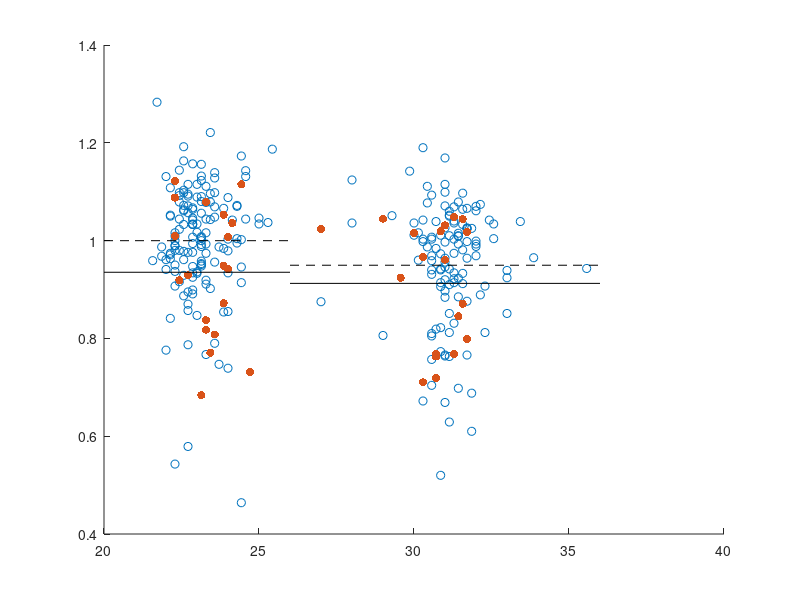

Write the MATLAB code that produced this figure. (Note: this script raises an error after producing the figure.)
% DATA

% signal 2:
%samp_en = [0.4280	0.5520	0.5870	0.9710	0.6040	0.9000	0.7110	0.6820	0.5440	0.8870	0.8870	0.8790	0.8730	0.8900	1.0480	0.8350	0.6790	0.8980	1.0010	0.8670	1.0560	0.9940	0.9280	0.5410	0.8330	0.8530	0.8130	0.5260	0.7570	0.4920	0.5030	0.8940	0.5960	0.8210	0.8770	0.4800	0.8770	0.8390	0.8700	0.7720	0.7830	0.7380	0.9150	0.6010	0.6440	0.7050	1.0000	0.7210	0.8800	0.9610	0.8380	0.8850	0.7770	0.7770	0.7200	0.6400	0.8700	0.5620	0.9080	0.9260	0.6220	0.8170	0.7590	0.9160	0.9820	0.9870	0.4450	0.9520	0.7910	1.0160	0.8860	1.1160	1.0460	1.1110	1.0440	0.9840	0.6840	0.7130	1.2160	0.7380	1.1110	1.0670	1.0810	0.9970	0.8740	1.1480	1.0920	0.7500	0.7540	0.8350	0.8310	1.1210	0.8560	1.0890	0.9560	0.5760	0.8510	0.9720	1.0030	0.7840	0.7870	0.4600	1.0220	0.6860	1.1640	1.1290	1.0000	0.9530	1.0120	0.8400	0.4850	1.0260	0.9030	0.6830	0.9340	1.0380	1.1330	1.1240	1.1020	0.8590	0.8200	0.9840	1.1040	1.0460	0.8770	0.7530	1.1260	1.0410	0.9120	0.9750	0.9490	0.7430	0.8280	1.0040	0.6090	1.1870	1.0270	0.8980	1.0920	0.9100	1.0070	0.8920	0.8260	0.9340	0.7890	0.7750	0.7140	1.0170	0.8710	1.0660	1.1290	1.1040	0.8240	1.0290	0.9750	1.0440	0.8730	1.0850	0.7010	1.1280	0.9380	0.6380	1.1700	1.0750	1.1040	0.9800	1.0200	0.8920	0.9040	0.8620	1.0050	1.0820	0.8400	1.0890	0.8800	0.5540	1.0620	0.4770	0.7520	0.9740	1.0910	0.5820	1.0790	0.8850	0.8060	0.8690	1.0420	0.9940	0.7130	0.8300	0.7760	0.8330	0.9390	0.6520	0.8560	0.9340	0.8160	1.1390	0.7680	0.6250	0.6610	0.7540	0.6730	0.6330	0.6770	0.4030	0.8750	0.7660	0.5690	0.4880	0.9150	0.7870	0.6440	0.9400	0.8270	0.9090	1.0570	0.8600	1.0160	0.7540	0.3280	0.9610	0.7490	1.0160	0.9820	0.9050	1.1860	0.8910	0.8320	0.8610	0.7990	0.7370	1.0280	0.6090	0.4330	0.9340	0.9050	0.4760	0.7960	0.6610	0.6520	0.8700	0.7310	0.6930	0.7680	0.7360	0.9320	0.4380	0.9840	1.0170	0.6940	0.6620	0.6230	0.9360	0.9820	0.7470	0.3900	0.8100	1.0620	1.1000	0.6910	1.0650	0.7680	0.8000	0.9230	0.9850	0.9390	0.9160	0.8880	0.6310	0.6510	0.6600	0.6800	0.8610	0.6660	0.7140	0.3290	0.7140	0.9250	0.9610	0.6930	0.4760	0.4910	0.6660	0.5640	0.9290	0.9830	1.1420	0.9710	1.0470	0.7550	0.6520	0.8750	0.9560	0.9180	1.0130	0.5230	0.9690	1.0740	0.8940];
%rec_time = [31.29	22.29	31.00	31.29	31.00	22.14	22.86	30.29	22.00	22.14	21.86	22.29	24.43	31.00	22.43	22.57	31.00	22.86	24.43	31.29	23.57	22.71	22.71	23.00	32.00	22.14	31.00	23.00	23.43	30.86	31.29	22.29	23.14	31.57	22.29	30.57	22.71	30.00	31.14	23.86	24.57	24.57	22.57	31.43	24.00	31.29	23.43	30.71	22.43	30.14	30.29	22.14	31.57	22.86	23.14	31.71	24.00	24.43	24.00	31.29	31.43	23.14	31.14	23.14	29.86	23.57	30.57	24.29	31.71	31.29	23.29	22.57	24.29	23.57	30.29	23.29	22.29	30.57	31.43	31.71	22.71	31.14	22.14	25.00	22.86	23.43	30.57	31.29	31.71	22.71	31.29	22.57	31.71	24.43	21.57	30.29	31.43	22.86	23.86	30.29	31.00	30.86	23.14	23.00	21.71	23.00	30.43	22.29	33.00	23.29	32.14	22.71	22.29	22.29	22.29	23.00	23.29	22.14	22.57	30.86	23.43	31.14	24.43	31.71	31.43	23.71	22.71	22.86	24.71	31.57	30.57	31.43	22.57	23.14	23.86	24.00	25.00	23.14	22.86	22.86	23.14	22.57	22.57	22.86	22.86	22.86	22.14	31.00	22.57	24.14	24.14	22.71	31.00	22.57	32.00	30.29	31.14	22.29	31.00	23.14	30.57	22.00	23.43	22.29	23.14	31.00	22.86	23.57	23.29	32.29	30.86	31.00	23.14	22.86	23.86	24.57	22.43	31.57	22.86	30.14	22.00	22.71	32.57	28.00	30.71	29.57	29.00	29.29	33.00	32.43	31.57	31.00	35.57	27.00	33.86	30.00	29.00	30.00	28.00	27.00	31.00	23.14	22.57	31.00	30.71	32.29	31.00	31.14	31.71	30.86	22.00	30.57	22.71	23.29	21.86	23.29	23.29	22.43	33.43	31.71	31.14	22.71	31.86	32.57	23.86	30.86	25.43	22.43	32.14	24.29	30.57	23.57	30.57	31.43	23.71	23.00	30.57	31.71	31.14	22.86	23.43	22.29	22.43	31.57	31.14	30.43	22.43	32.00	31.00	23.00	31.29	31.86	31.14	31.57	23.14	30.71	31.43	24.00	32.00	22.29	22.57	22.43	31.29	23.14	23.57	30.43	24.00	32.00	23.57	24.00	30.86	31.57	23.29	23.86	31.43	22.43	30.71	33.00	23.29	23.57	23.29	31.86	30.71	30.86	30.86	24.43	30.86	22.86	25.29	31.71	22.71	30.29	32.00	24.29	23.14	23.14	30.57	24.00	23.29	31.00];
%premature = [1	0	0	0	0	0	0	0	0	0	0	0	0	0	0	0	0	0	0	0	0	0	0	0	0	0	0	0	0	0	0	0	0	0	1	0	0	0	0	0	0	0	0	1	1	0	0	0	0	0	0	0	0	0	0	0	0	0	0	0	0	0	0	0	0	0	0	0	0	1	0	0	0	1	0	1	0	0	0	0	0	0	0	0	0	0	0	0	0	0	0	0	0	1	0	0	0	0	0	1	0	1	0	0	0	0	0	0	0	1	0	1	1	0	0	0	1	0	0	0	1	0	0	0	0	0	0	0	1	1	0	0	0	0	1	0	0	0	0	0	0	0	0	0	0	0	0	0	0	1	0	0	0	0	0	0	0	0	0	0	0	0	0	0	0	0	0	0	0	0	0	0	0	0	0	0	0	0	0	0	0	0	0	0	0	1	1	0	0	0	1	0	0	0	0	0	0	1	0	1	1	1	0	0	1	0	0	0	1	0	0	0	0	0	0	0	0	1	0	1	0	0	0	0	1	0	0	0	0	0	0	0	0	0	0	0	0	0	0	0	0	0	0	0	0	0	0	0	1	0	0	0	0	0	0	0	0	1	0	1	0	0	0	0	0	0	0	0	0	0	0	0	0	1	0	0	1	0	0	0	0	0	1	0	0	0	0	0	0	0	0	1	0	0	0	0	0	0	0	0];
%early = [0	1	0	0	0	1	1	0	1	1	1	1	1	0	1	1	0	1	1	0	1	1	1	1	0	1	0	1	1	0	0	1	1	0	1	0	1	0	0	1	1	1	1	0	1	0	1	0	1	0	0	1	0	1	1	0	1	1	1	0	0	1	0	1	0	1	0	1	0	0	1	1	1	1	0	1	1	0	0	0	1	0	1	1	1	1	0	0	0	1	0	1	0	1	1	0	0	1	1	0	0	0	1	1	1	1	0	1	0	1	0	1	1	1	1	1	1	1	1	0	1	0	1	0	0	1	1	1	1	0	0	0	1	1	1	1	1	1	1	1	1	1	1	1	1	1	1	0	1	1	1	1	0	1	0	0	0	1	0	1	0	1	1	1	1	0	1	1	1	0	0	0	1	1	1	1	1	0	1	0	1	1	0	0	0	0	0	0	0	0	0	0	0	0	0	0	0	0	0	0	0	1	1	0	0	0	0	0	0	0	1	0	1	1	1	1	1	1	0	0	0	1	0	0	1	0	1	1	0	1	0	1	0	0	1	1	0	0	0	1	1	1	1	0	0	0	1	0	0	1	0	0	0	0	1	0	0	1	0	1	1	1	0	1	1	0	1	0	1	1	0	0	1	1	0	1	0	0	1	1	1	0	0	0	0	1	0	1	1	0	1	0	0	1	1	1	0	1	1	0];


% signal 3:
samp_en = [0.7680	0.5430	0.8970	1.0690	1.1150	0.9630	0.8990	0.6720	0.9410	1.0520	0.9680	1.0000	1.0020	0.7640	1.0980	1.0980	0.8840	1.0070	0.9140	1.0030	1.0690	1.0710	0.5790	0.9330	1.0610	0.9740	0.9460	0.9360	1.0790	0.5200	0.9140	0.9890	0.9480	1.0330	1.0100	0.7040	0.8950	1.0360	0.9420	0.8540	1.1310	1.1430	1.1030	0.8450	0.9420	0.9740	1.0960	0.8190	0.9800	1.0160	1.0420	1.0500	0.9120	1.0420	1.0060	0.7660	0.9340	0.4640	1.0030	0.9220	0.9930	0.9580	0.8510	1.0000	1.1420	0.7900	0.9690	1.0040	0.9640	1.0480	0.9740	1.0720	0.9950	0.8080	1.0030	1.0790	0.9070	0.9310	1.0100	0.9980	1.0910	1.0600	0.9710	1.0340	0.9940	1.0430	1.0930	0.9340	1.0260	0.8700	1.0400	1.1920	1.0250	1.1150	0.9590	0.9980	0.6980	0.9760	0.9840	0.9660	0.9200	1.0190	0.9530	1.0340	1.2830	1.0890	1.0770	1.0090	0.9240	0.8180	0.8890	0.9290	1.1220	0.9800	0.9500	1.1150	0.8370	1.1080	1.0610	0.8220	0.7710	0.9100	1.1730	1.0240	1.0090	0.9870	1.0570	0.9470	0.7310	0.8710	1.0030	1.0150	1.0630	1.1320	0.8720	0.8550	1.0460	1.0560	0.8910	1.0330	0.9880	0.9610	1.0330	0.9250	1.0330	0.9340	0.8410	1.1690	0.9780	1.0360	1.0420	1.1150	1.0710	1.1630	0.9990	1.1900	0.8120	0.9370	0.9640	0.9920	1.0070	0.7760	1.2210	1.0160	1.0900	1.0990	1.0670	1.0480	1.0160	0.9070	0.9420	0.9560	1.1230	1.0340	1.0660	1.0440	1.1440	1.0970	1.0640	0.9600	1.1310	0.7870	1.0040	1.0360	1.0390	0.9240	1.0450	1.0510	0.8510	1.0420	1.0440	0.7660	0.9430	0.8750	0.9650	1.0110	0.8060	1.0160	1.1240	1.0240	0.9610	0.6840	0.8870	0.6690	0.7630	0.8120	0.9970	1.0500	1.0170	0.9140	0.9610	0.7570	0.8570	1.1110	0.9870	0.9190	1.0440	0.9190	1.0390	0.7990	0.6290	1.0950	1.0250	1.0340	0.9490	0.9400	1.1870	1.0920	1.0740	1.0720	0.8050	0.9560	0.9590	0.8850	0.7470	0.8470	0.9400	0.8760	1.0100	1.0460	0.9020	0.9900	1.0230	0.9330	1.0520	1.1110	1.0790	0.9930	1.0310	1.0170	0.8310	0.6880	0.7630	0.9810	1.1560	0.9840	0.9230	1.0070	1.0700	1.0880	0.9290	0.9160	1.0360	0.9510	1.0980	0.9870	1.0880	0.9880	1.1390	0.7390	0.7730	1.0640	0.9930	1.0530	1.0790	1.0440	0.7190	0.9390	0.7670	1.1280	0.9110	0.6100	0.7680	0.9060	0.9730	0.9460	1.0110	1.1570	1.0370	1.0660	0.9760	0.7100	0.9690	1.0700	1.0800	1.0080	0.8100	0.9790	1.0780	1.0260];
rec_time = [31.29	22.29	31.00	31.29	31.00	22.14	22.86	30.29	22.00	22.14	21.86	22.29	24.43	31.00	22.43	22.57	31.00	22.86	24.43	31.29	23.57	22.71	22.71	23.00	32.00	22.14	31.00	23.00	23.43	30.86	31.29	22.29	23.14	31.57	22.29	30.57	22.71	30.00	31.14	23.86	24.57	24.57	22.57	31.43	24.00	31.29	23.43	30.71	22.43	30.14	30.29	22.14	31.57	22.86	23.14	31.71	24.00	24.43	24.00	31.29	31.43	23.14	31.14	23.14	29.86	23.57	30.57	24.29	31.71	31.29	23.29	22.57	24.29	23.57	30.29	23.29	22.29	30.57	31.43	31.71	22.71	31.14	22.14	25.00	22.86	23.43	30.57	31.29	31.71	22.71	31.29	22.57	31.71	24.43	21.57	30.29	31.43	22.86	23.86	30.29	31.00	30.86	23.14	23.00	21.71	23.00	30.43	22.29	33.00	23.29	32.14	22.71	22.29	22.29	22.29	23.00	23.29	22.14	22.57	30.86	23.43	31.14	24.43	31.71	31.43	23.71	22.71	22.86	24.71	31.57	30.57	31.43	22.57	23.14	23.86	24.00	25.00	23.14	22.86	22.86	23.14	22.57	22.57	22.86	22.86	22.86	22.14	31.00	22.57	24.14	24.14	22.71	31.00	22.57	32.00	30.29	31.14	22.29	31.00	23.14	30.57	22.00	23.43	22.29	23.14	31.00	22.86	23.57	23.29	32.29	30.86	31.00	23.14	22.86	23.86	24.57	22.43	31.57	22.86	30.14	22.00	22.71	32.57	28.00	30.71	29.57	29.00	29.29	33.00	32.43	31.57	31.00	35.57	27.00	33.86	30.00	29.00	30.00	28.00	27.00	31.00	23.14	22.57	31.00	30.71	32.29	31.00	31.14	31.71	30.86	22.00	30.57	22.71	23.29	21.86	23.29	23.29	22.43	33.43	31.71	31.14	22.71	31.86	32.57	23.86	30.86	25.43	22.43	32.14	24.29	30.57	23.57	30.57	31.43	23.71	23.00	30.57	31.71	31.14	22.86	23.43	22.29	22.43	31.57	31.14	30.43	22.43	32.00	31.00	23.00	31.29	31.86	31.14	31.57	23.14	30.71	31.43	24.00	32.00	22.29	22.57	22.43	31.29	23.14	23.57	30.43	24.00	32.00	23.57	24.00	30.86	31.57	23.29	23.86	31.43	22.43	30.71	33.00	23.29	23.57	23.29	31.86	30.71	30.86	30.86	24.43	30.86	22.86	25.29	31.71	22.71	30.29	32.00	24.29	23.14	23.14	30.57	24.00	23.29	31.00];
premature = [1	0	0	0	0	0	0	0	0	0	0	0	0	0	0	0	0	0	0	0	0	0	0	0	0	0	0	0	0	0	0	0	0	0	1	0	0	0	0	0	0	0	0	1	1	0	0	0	0	0	0	0	0	0	0	0	0	0	0	0	0	0	0	0	0	0	0	0	0	1	0	0	0	1	0	1	0	0	0	0	0	0	0	0	0	0	0	0	0	0	0	0	0	1	0	0	0	0	0	1	0	1	0	0	0	0	0	0	0	1	0	1	1	0	0	0	1	0	0	0	1	0	0	0	0	0	0	0	1	1	0	0	0	0	1	0	0	0	0	0	0	0	0	0	0	0	0	0	0	1	0	0	0	0	0	0	0	0	0	0	0	0	0	0	0	0	0	0	0	0	0	0	0	0	0	0	0	0	0	0	0	0	0	0	0	1	1	0	0	0	1	0	0	0	0	0	0	1	0	1	1	1	0	0	1	0	0	0	1	0	0	0	0	0	0	0	0	1	0	1	0	0	0	0	1	0	0	0	0	0	0	0	0	0	0	0	0	0	0	0	0	0	0	0	0	0	0	0	1	0	0	0	0	0	0	0	0	1	0	1	0	0	0	0	0	0	0	0	0	0	0	0	0	1	0	0	1	0	0	0	0	0	1	0	0	0	0	0	0	0	0	1	0	0	0	0	0	0	0	0];
early = [0	1	0	0	0	1	1	0	1	1	1	1	1	0	1	1	0	1	1	0	1	1	1	1	0	1	0	1	1	0	0	1	1	0	1	0	1	0	0	1	1	1	1	0	1	0	1	0	1	0	0	1	0	1	1	0	1	1	1	0	0	1	0	1	0	1	0	1	0	0	1	1	1	1	0	1	1	0	0	0	1	0	1	1	1	1	0	0	0	1	0	1	0	1	1	0	0	1	1	0	0	0	1	1	1	1	0	1	0	1	0	1	1	1	1	1	1	1	1	0	1	0	1	0	0	1	1	1	1	0	0	0	1	1	1	1	1	1	1	1	1	1	1	1	1	1	1	0	1	1	1	1	0	1	0	0	0	1	0	1	0	1	1	1	1	0	1	1	1	0	0	0	1	1	1	1	1	0	1	0	1	1	0	0	0	0	0	0	0	0	0	0	0	0	0	0	0	0	0	0	0	1	1	0	0	0	0	0	0	0	1	0	1	1	1	1	1	1	0	0	0	1	0	0	1	0	1	1	0	1	0	1	0	0	1	1	0	0	0	1	1	1	1	0	0	0	1	0	0	1	0	0	0	0	1	0	0	1	0	1	1	1	0	1	1	0	1	0	1	1	0	0	1	1	0	1	0	0	1	1	1	0	0	0	0	1	0	1	1	0	1	0	0	1	1	1	0	1	1	0];
gestation = [35.00	38.57	38.57	37.14	38.57	38.86	40.29	41.29	39.57	41.00	38.86	39.43	39.57	39.71	38.71	39.57	39.00	39.00	40.14	40.14	41.00	40.57	40.43	40.00	40.43	38.29	38.29	37.00	40.57	38.00	38.00	40.29	38.43	38.57	32.86	38.29	39.29	38.14	41.14	40.71	40.43	39.43	38.29	32.86	36.57	38.43	40.00	41.71	41.71	37.29	39.71	39.71	39.43	39.43	40.29	39.43	39.71	38.00	40.43	40.43	40.29	40.00	40.00	39.14	37.71	40.57	39.86	39.00	39.71	35.86	38.57	39.29	39.29	36.14	41.29	35.86	40.14	40.43	39.71	40.43	38.57	41.00	37.29	41.00	41.14	40.00	39.14	41.43	39.57	39.29	39.43	39.29	39.57	35.57	39.71	40.29	40.57	39.57	40.29	36.57	38.86	36.57	40.00	38.86	40.57	40.00	38.86	39.14	39.71	34.29	39.86	36.71	31.57	40.00	41.43	38.57	36.43	39.71	40.00	38.71	36.29	40.00	40.00	39.14	39.00	38.71	40.43	41.14	29.29	36.71	39.29	39.86	40.43	40.71	34.71	39.71	40.71	41.00	38.57	40.29	38.29	39.29	40.71	38.71	39.71	38.57	40.00	39.86	39.00	35.71	38.00	39.43	39.86	40.57	41.00	39.29	39.29	39.86	37.71	40.43	39.29	37.57	37.43	41.29	38.57	39.29	39.14	38.00	40.00	41.43	37.43	40.29	38.14	39.71	40.71	39.43	40.57	38.29	40.57	40.57	40.86	40.29	40.29	39.00	40.00	34.00	31.00	41.00	41.00	39.00	35.00	40.00	39.00	37.00	41.00	40.00	38.00	30.00	38.00	33.00	33.00	31.00	37.00	37.00	36.43	40.00	40.43	40.14	36.43	39.43	39.43	38.86	40.14	44.00	38.86	40.43	40.14	35.43	40.57	36.71	41.14	39.00	38.71	41.71	31.14	39.43	41.71	38.71	39.86	39.86	40.29	40.57	39.14	38.43	39.86	40.29	39.14	38.86	40.00	39.43	40.14	38.43	38.86	39.71	40.71	40.43	40.43	40.00	36.86	41.14	40.43	40.14	40.00	38.57	40.00	39.71	39.57	36.43	40.43	35.43	40.00	38.86	40.00	40.71	41.00	40.43	39.86	39.86	38.57	40.14	40.71	40.71	39.57	27.71	39.00	37.71	34.71	41.00	38.71	39.86	41.43	40.00	34.29	39.29	39.14	40.14	40.86	40.86	41.29	40.14	37.86	34.71	40.43	39.00	40.29	39.14	39.57	39.43	39.86	37.14];


r1_count = 0;
r2_count = 0;
clear r1;
clear r2;

PE_count = 0;
PL_count = 0;
TE_count = 0;
TL_count = 0;
PE = 0;
PL = 0;
TE = 0;
TL = 0;

for i = 1 : 300
    % term :
    if (premature(i) == 0)
        r1_count = r1_count + 1;
        r1(r1_count, 1) = rec_time(i);
        r1(r1_count, 2) = samp_en(i);
        r1(r1_count, 3) = gestation(i);
        
        if rec_time(i) < 26
            TE_count = TE_count + 1;
            TE = TE + samp_en(i);  
        else
            TL_count = TL_count + 1;
            TL = TL + samp_en(i);
        end
    % pre-term
    else
        r2_count = r2_count + 1;
        r2(r2_count, 1) = rec_time(i);
        r2(r2_count, 2) = samp_en(i);
        r2(r2_count, 3) = gestation(i);
        if rec_time(i) < 26
            PE_count = PE_count + 1;
            PE = PE + samp_en(i);  
        else
            PL_count = PL_count + 1;
            PL = PL + samp_en(i);
        end
    end
end

x = r1(:, 2); % term sample entropies
y = r2(:, 2); % pre-term sample entropies

scatter(r1(:, 1), r1(:, 2)); 
hold on;
scatter(r2(:, 1), r2(:, 2), 'filled');
hold on;
% Gestation:
%plot(26:37, mean(y) * ones(1, 12), 'k');
%plot(37:46, mean(x) * ones(1, 10), 'k');
%xline(37, '--');

plot(20:26, (PE / PE_count) * ones(1, 7), 'k');
plot(20:26, (TE / TE_count) * ones(1, 7), '--k');
plot(26:36, (PL / PL_count) * ones(1, 11), 'k');
plot(26:36, (TL / TL_count) * ones(1, 11), '--k');

xline(26, '--');
legend('Term', 'Pre-term');
xlabel('Record time');
ylabel('Sample entropy');

%legend('Term', 'Pre-term');
%xlabel('Gestation week');
%ylabel('Sample entropy');



fprintf('Mean sample entropy of term records: %f\n', mean(x));
fprintf('Mean sample entropy of pre-term records: %f\n', mean(y));
fprintf('Mean sample entropy of PE records: %f\n', PE / PE_count);
fprintf('Mean sample entropy of PL records: %f\n', PL / PL_count);
fprintf('Mean sample entropy of TE records: %f\n', TE / TE_count);
fprintf('Mean sample entropy of TL records: %f\n', TL / TL_count);


%%% T - TEST

[H P] = ttest2(x, y)
        
    